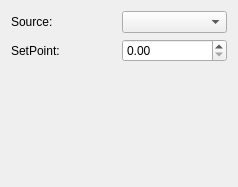
<?xml version="1.0" encoding="UTF-8"?>
<ui version="4.0">
 <class>FRDMControlView</class>
 <widget class="QWidget" name="FRDMControlView">
  <property name="geometry">
   <rect>
    <x>0</x>
    <y>0</y>
    <width>238</width>
    <height>187</height>
   </rect>
  </property>
  <property name="windowTitle">
   <string>Form</string>
  </property>
  <layout class="QGridLayout" name="gridLayout">
   <item row="0" column="0">
    <layout class="QVBoxLayout" name="verticalLayout">
     <item>
      <layout class="QHBoxLayout" name="horizontalLayout_2">
       <item>
        <widget class="QLabel" name="label_2">
         <property name="text">
          <string>Source:</string>
         </property>
        </widget>
       </item>
       <item>
        <widget class="QComboBox" name="sourcesList"/>
       </item>
      </layout>
     </item>
     <item>
      <layout class="QHBoxLayout" name="horizontalLayout">
       <item>
        <widget class="QLabel" name="label">
         <property name="text">
          <string>SetPoint:</string>
         </property>
        </widget>
       </item>
       <item>
        <widget class="QDoubleSpinBox" name="setPointSpinBox"/>
       </item>
      </layout>
     </item>
     <item>
      <spacer name="verticalSpacer">
       <property name="orientation">
        <enum>Qt::Vertical</enum>
       </property>
       <property name="sizeHint" stdset="0">
        <size>
         <width>20</width>
         <height>40</height>
        </size>
       </property>
      </spacer>
     </item>
    </layout>
   </item>
  </layout>
 </widget>
 <resources/>
 <connections/>
</ui>
